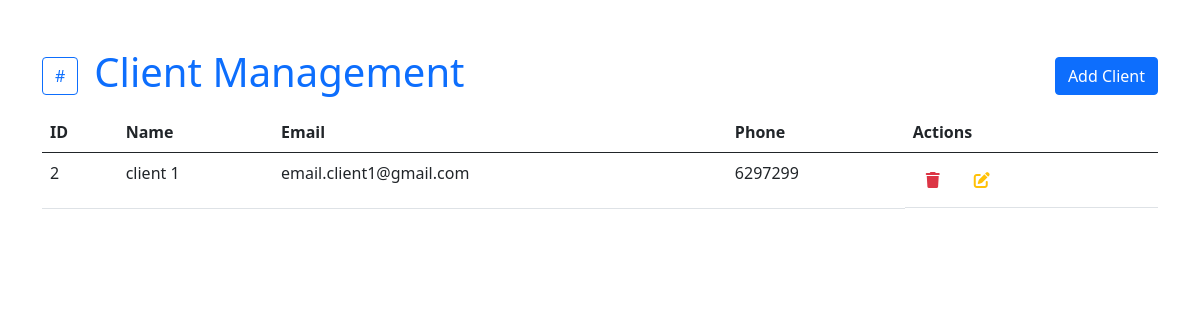
/clients/, run on the app's committed database.
### pharmacy_app/models.py (models this page shows, shortened)
class Client(models.Model) :
    name = models.CharField("name" , max_length=150)
    email= models.CharField("email" ,max_length=100)
    phone = models.IntegerField("phone")

### pharmacy_app/views.py (the view)
# urls.py: path('clients/', views.indexClient , name="indexClient"),
def indexClient(request):
    clients = models.Client.objects.all()
    return render(request, "indexClients.html", { "clients": clients , "message" : request.GET.get("message")})

### pharmacy_app/templates/indexClients.html (shortened to what this page needs)
<!DOCTYPE html>
<html lang="en">
<head>
    <link rel="stylesheet" href="https://cdnjs.cloudflare.com/ajax/libs/bootstrap/5.0.1/css/bootstrap.min.css"
 />
    <link rel="stylesheet" href="https://cdnjs.cloudflare.com/ajax/libs/font-awesome/6.7.2/css/all.min.css"
 />
</head>
<body>
    <div class="container py-5">
        <div class="d-flex align-items-center justify-content-between">
            <div class="d-flex align-items-center">
                <a href="/" class="btn btn-outline-primary me-3">#</a>
                <h1 class="text-primary text-capitalize">client management</h1>
            </div>
            <button class="btn btn-primary">
                <a href="/clients/add/" class="text-white text-decoration-none">Add Client</a>
            </button>
        </div>
        <table class="table my-2">
            <thead>
                <tr>
                    <th>ID</th>
                    <th>Name</th>
                    <th>Email</th>
                    <th>Phone</th>
                    <th>Actions</th>
                </tr>
            </thead>
            <tbody>
                {% if clients %}
                {% for client in clients %}
                <tr>
                    <td>{{ client.id }}</td>
                    <td>{{ client.name }}</td>
                    <td>{{ client.email }}</td>
                    <td>{{ client.phone }}</td>
                    <td class="d-flex justify-content-start">
                        <form action="/clients/delete/" method="POST">
                            <button class="btn me-2"><i class="fa-solid fa-trash text-danger"></i></button>
                        </form>
                        <a href="/clients/update?id={{ client.id }}" class="btn me-2 text-decoration-none">
                            <i class="fa-solid fa-pen-to-square text-warning"></i>
                        </a>
                    </td>
                </tr>
                {% endfor %}
                {% else %}
                <tr>
                    <td colspan="5" class="text-center">No clients found</td>
                </tr>
                {% endif %}
            </tbody>
        </table>
    </div>
</body>
</html>

### data on the page
Client: id "2", name "client 1", email "email.client1@gmail.com", phone "6297299"
